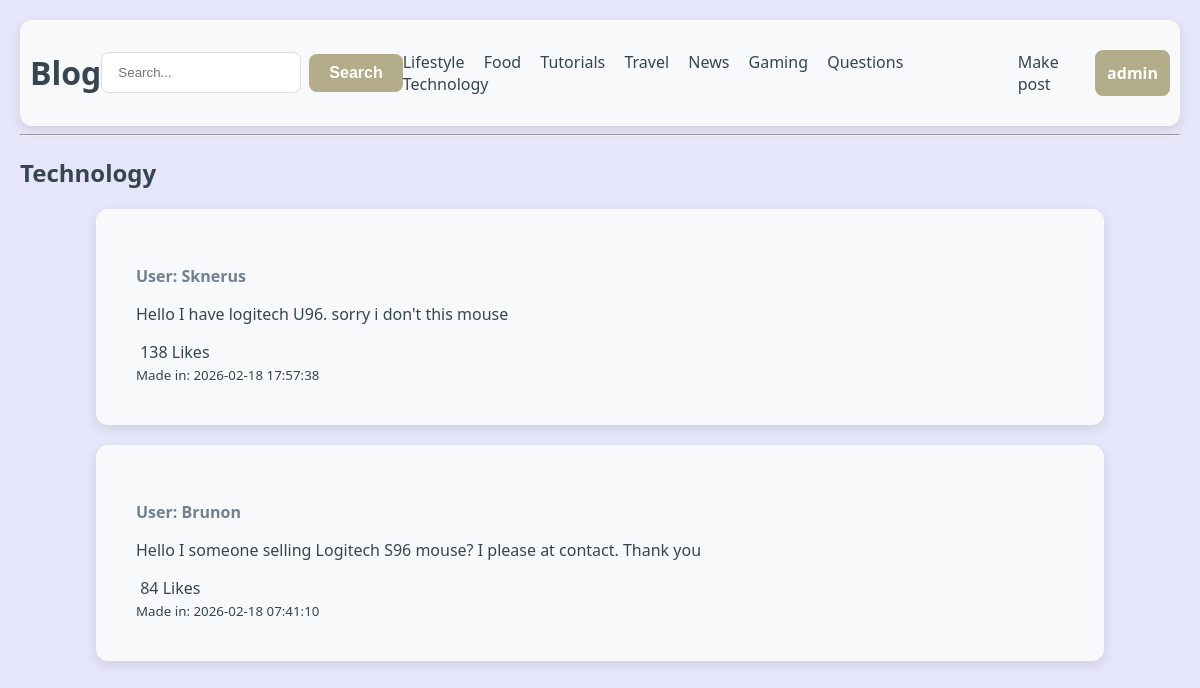
Screenshot of /technology (signed in) with the database file from the repository.
### tables this page shows
CREATE TABLE sections (id INTEGER PRIMARY KEY AUTOINCREMENT, name TEXT UNIQUE NOT NULL, slug TEXT UNIQUE NOT NULL);

CREATE TABLE posts (id INTEGER PRIMARY KEY AUTOINCREMENT, name TEXT NOT NULL, text TEXT NOT NULL, image TEXT, section_id INTEGER, likes INTEGER DEFAULT 0, created_at DATETIME DEFAULT CURRENT_TIMESTAMP, FOREIGN KEY (section_id) REFERENCES sections(id));

### main.py (the view)
@app.route('/<section_slug>')
def section_page(section_slug):
    display_name = session.get("login_name", "Login")
    sections = get_blog_sections()
    section = get_section_by_slug(section_slug)
    if not section:
        return "404 Not Found", 404
    posts = get_section_posts(section["id"])
    return render_template('section.html',sections=sections , section=section, posts=posts, name=display_name)

### db.py (called while the page is built)
def get_db():
    conn = sqlite3.connect(DB_NAME)
    conn.row_factory = sqlite3.Row
    return conn

def get_blog_sections():
    with get_db() as db:
        sections = db.execute("SELECT * FROM sections").fetchall()
        return sections

def get_section_by_slug(section_slug):
    with get_db() as db:
        section = db.execute("SELECT * FROM sections WHERE slug = ?", (section_slug,)).fetchone()
        return section

def get_section_posts(section_id):
    with get_db() as db:
        posts = db.execute("SELECT * FROM posts WHERE section_id = ? ORDER BY created_at DESC", (section_id,)).fetchall()
        return posts

### templates/section.html (shortened to what this page needs)
{% extends "base.html" %}
{% block content %}
<h2>{{ section.name }}</h2>
{% for post in posts %}
    <div class="post">
        <div class="user_name_text">
            <p>User: {{ post.name }}</p>
        </div>
        <p>{{ post.text }}</p>
        <a href="{{ url_for('like_post', post_id=post.id) }}" class="url_btn">
            {{ post.likes }} Likes
        </a>
        <br>
        <small>Made in: {{ post.created_at }}</small>
    </div>
{% else %}
    <p>Sorry no posts in this category</p>
{% endfor %}
{% endblock %}

### templates/base.html (shortened to what this page needs)
<!DOCTYPE html>
<html lang="uk">
<head>
    <link rel="stylesheet" href="{{ url_for('static', filename='style.css') }}">
</head>
<body>
<header>
    <h1><a href="{{ url_for('index') }}" class="url_btn">Blog</a></h1>
    <form action="{{ url_for('index') }}" method="POST" class="search-form">
        <div class="search-group">
            <input type="text" name="input" placeholder="Search..." required>
            <button type="submit">Search</button>
        </div>
    </form>
    <nav>
        <div>
            {% for section in sections %}
                <a href="{{ url_for('section_page', section_slug=section.slug) }}" class="url_btn">
                    {{ section.name }}
                </a>
            {% endfor %}
        </div>
    </nav>
    <a href="{{ url_for('add_post') }}" class="url_btn">Make post</a>
    <a href="{{ url_for('login') }}" class="btn">{{ name }}</a>
</header>
<hr>
{% block content %}{% endblock %}
</body>
</html>

### static/style.css (style rules this page uses)
body { font-family: "Segoe UI", sans-serif; color: #36454F; max-width: 100%; margin: auto; padding: 20px; background-color: #E6E6FA; }
header { display: flex; justify-content: space-between; align-items: center; background-color: #F8F9FA; padding: 10px; border-radius: 12px; box-shadow: 0 4px 12px rgba(0, 0, 0, 0.1); }
.user_name_text { color: #708090; font-weight: bold; }
nav a { margin-right: 15px; text-decoration: none; color: #333; }
.post { color: #36454F; word-wrap: break-word; overflow-wrap: break-word; white-space: normal; background-color: #F8F9FA; padding: 40px; border-radius: 12px; box-shadow: 0 4px 12px rgba(0, 0, 0, 0.1); width: 80%; max-width: 1000px; margin: 20px auto 0 }
.url_btn { color: inherit; text-decoration: none; }
input[type=text], select { width: 100%; padding: 12px 16px; margin-bottom: 20px; display: block; border: 1.5px solid #ddd; border-radius: 8px; box-sizing: border-box; transition: border-color 0.3s ease; }
button[type=submit] { width: 50%; background-color: #B2AC88; color: white; padding: 14px; border: none; border-radius: 8px; font-size: 16px; font-weight: bold; cursor: pointer; transition: background-color 0.3s ease, transform 0.1s ease; }
.btn { text-decoration: none; width: 5%; background-color: #B2AC88; color: white; width: fit-content; border: 2px solid #B2AC88; padding: 10px; border-radius: 8px; font-size: 16px; font-weight: bold; cursor: pointer; transition: background-color 0.3s ease, transform 0.1s ease; }
.search-group { display: flex; gap: 8px; align-items: center; }
.search-group input[type=text] { margin-bottom: 0; width: 200px; }
.search-group button[type=submit] { width: auto; padding: 10px 20px; }

### rows the page displays
sections: name "Lifestyle"
sections: name "Food"
sections: name "Tutorials"
sections: name "Travel"
sections: name "News"
sections: name "Gaming"
sections: name "Questions"
sections: name "Technology"
posts: name "Sknerus", text "Hello I have logitech U96. sorry i don't this mouse", likes "138", created_at "2026-02-18 17:57:38"
posts: name "Brunon", text "Hello I someone selling Logitech S96 mouse? I please at contact. Thank you", likes "84", created_at "2026-02-18 07:41:10"

### other values shown
{{ name }} "admin"
